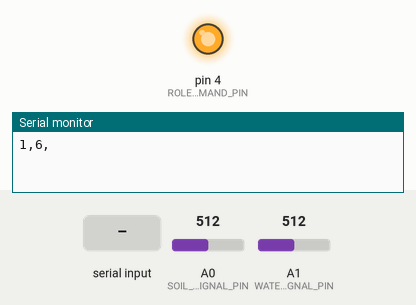
The sketch below on a simulated Arduino Uno, built with avr-gcc and run on an emulated ATmega328P. On the bench: output pins drawn as LEDs (lit = HIGH), the last lines printed to the serial monitor. The test bench sets the inputs (shaded band); at power-on: A0 (SOIL_MOISTURE_SENSOR_ANALOG_SIGNAL_PIN) = 512, A1 (WATER_SENSOR_ANALOG_SIGNAL_PIN) = 512. Pins used as bus, display or sensor lines are not drawn.

Above: at 1.2 s.
1.3 s: "1\n" received over Serial
At 3.9 s:
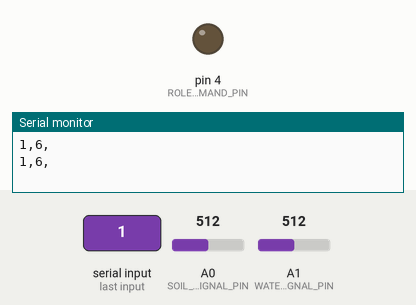
Timing chart, 0 to 6.8 s (numbered marks = the images above; inputs shaded):
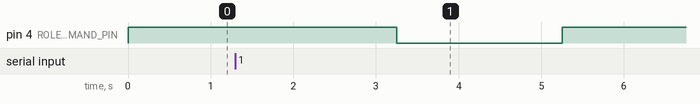

Measured:
- after the input at 1.3 s, pin 4 (ROLE_COMMAND_PIN): HIGH → LOW after 2.0 s, → HIGH 2.0 s later

The sketch:

arduino.ino
```cpp
// ANALOG PIN
#define SOIL_MOISTURE_SENSOR_ANALOG_SIGNAL_PIN A0
#define WATER_SENSOR_ANALOG_SIGNAL_PIN A1

// DIGITAL PIN
#define SOIL_MOISTURE_SENSOR_POWER_PIN 7
#define WATER_SENSOR_POWER_PIN 6
#define FAN_POWER_PIN 5
#define LED_POWER_PIN 0
#define ROLE_COMMAND_PIN 4

void setup() {
  Serial.begin(9600);
  // PIN MODS
  pinMode(SOIL_MOISTURE_SENSOR_POWER_PIN, OUTPUT);
  pinMode(WATER_SENSOR_POWER_PIN, OUTPUT);
  pinMode(FAN_POWER_PIN, OUTPUT);
  pinMode(ROLE_COMMAND_PIN, OUTPUT);

  digitalWrite(SOIL_MOISTURE_SENSOR_POWER_PIN, HIGH);
  digitalWrite(WATER_SENSOR_POWER_PIN, HIGH);
  digitalWrite(FAN_POWER_PIN, LOW);
  digitalWrite(ROLE_COMMAND_PIN, HIGH);
}

void loop() {
  String datas = "";

  // su durumu, toprak nemi,
  datas += ((getValueOfWaterSensor() > 0) ? true : false);
  datas += ",";
  datas += String(getValueOfSoilMoistureSensor());
  datas += ",";

  Serial.println(datas);
  if (Serial.available() > 0) {
    //sendPostRequest(Serial.readStringUntil('\n'));
    String inputString = Serial.readStringUntil('\n');  // Seri porttan string oku
    inputString.trim();                                 // Boşlukları temizle

    // Su Durumu
    int firstCommaIndex = inputString.indexOf(',');            // İlk virgülün index'i
    String data1 = inputString.substring(0, firstCommaIndex);  // İlk parça alınır
    inputString.remove(0, firstCommaIndex + 1);                // İlk parçayı stringten çıkar

    // Toprak Nemi
    int secondCommaIndex = inputString.indexOf(',');            // İkinci virgülün index'i
    String data2 = inputString.substring(0, secondCommaIndex);  // İkinci parça alınır
    inputString.remove(0, secondCommaIndex + 1);                // İkinci parçayı stringten çıkar


    if (data1 == "1")
      digitalWrite(FAN_POWER_PIN, 1);
    else
      digitalWrite(FAN_POWER_PIN, 0);

    if (data2 == "1") {
      digitalWrite(ROLE_COMMAND_PIN, 0);
      delay(2000);
      digitalWrite(ROLE_COMMAND_PIN, 1);
    }
  }
  delay(3250);
}

// WATER SENSOR FUNCTION
int getValueOfWaterSensor() {
  int waterSensorValue = analogRead(WATER_SENSOR_ANALOG_SIGNAL_PIN);
  return waterSensorValue;
}

// SOIL MOISTURE SENSOR FUNCTION
int getValueOfSoilMoistureSensor() {
  int soilMoistureSensorValue = analogRead(SOIL_MOISTURE_SENSOR_ANALOG_SIGNAL_PIN);
  soilMoistureSensorValue = map(soilMoistureSensorValue, 550, 0, 0, 100);

  // Negatif değer kontrolü
  if (soilMoistureSensorValue < 0) {
    soilMoistureSensorValue = 0;
  }

  return soilMoistureSensorValue;
}
```
